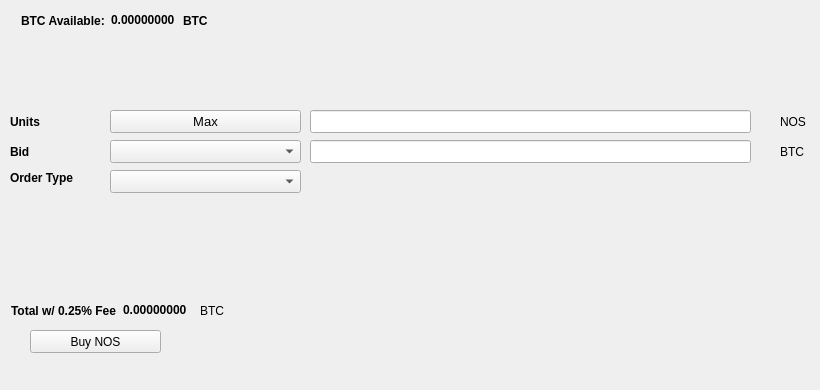
   <widget class="QWidget" name="BuyTab">
    <attribute name="title">
     <string>Buy</string>
    </attribute>
    <widget class="QPushButton" name="BuyNOS">
     <property name="geometry">
      <rect>
       <x>30</x>
       <y>330</y>
       <width>131</width>
       <height>23</height>
      </rect>
     </property>
     <property name="text">
      <string>Buy NOS</string>
     </property>
     <property name="icon">
      <iconset resource="../nos.qrc">
       <normaloff>:/icons/bitcoin</normaloff>:/icons/bitcoin</iconset>
     </property>
    </widget>
    <widget class="QLabel" name="label_3">
     <property name="geometry">
      <rect>
       <x>10</x>
       <y>110</y>
       <width>46</width>
       <height>23</height>
      </rect>
     </property>
     <property name="font">
      <font>
       <weight>75</weight>
       <bold>true</bold>
      </font>
     </property>
     <property name="text">
      <string>Units</string>
     </property>
    </widget>
    <widget class="QLineEdit" name="UnitsInput">
     <property name="geometry">
      <rect>
       <x>310</x>
       <y>110</y>
       <width>441</width>
       <height>23</height>
      </rect>
     </property>
     <property name="font">
      <font>
       <pointsize>9</pointsize>
       <weight>75</weight>
       <bold>true</bold>
      </font>
     </property>
    </widget>
    <widget class="QLineEdit" name="BuyBidPriceEdit">
     <property name="geometry">
      <rect>
       <x>310</x>
       <y>140</y>
       <width>441</width>
       <height>23</height>
      </rect>
     </property>
     <property name="font">
      <font>
       <pointsize>9</pointsize>
       <weight>75</weight>
       <bold>true</bold>
      </font>
     </property>
    </widget>
    <widget class="QLabel" name="label_4">
     <property name="geometry">
      <rect>
       <x>780</x>
       <y>110</y>
       <width>31</width>
       <height>23</height>
      </rect>
     </property>
     <property name="text">
      <string>NOS</string>
     </property>
    </widget>
    <widget class="QLabel" name="label_5">
     <property name="geometry">
      <rect>
       <x>780</x>
       <y>140</y>
       <width>31</width>
       <height>23</height>
      </rect>
     </property>
     <property name="text">
      <string>BTC</string>
     </property>
    </widget>
    <widget class="QLabel" name="label_6">
     <property name="geometry">
      <rect>
       <x>10</x>
       <y>140</y>
       <width>46</width>
       <height>23</height>
      </rect>
     </property>
     <property name="font">
      <font>
       <weight>75</weight>
       <bold>true</bold>
      </font>
     </property>
     <property name="text">
      <string>Bid</string>
     </property>
    </widget>
    <widget class="QLabel" name="label_7">
     <property name="geometry">
      <rect>
       <x>10</x>
       <y>170</y>
       <width>91</width>
       <height>16</height>
      </rect>
     </property>
     <property name="font">
      <font>
       <weight>75</weight>
       <bold>true</bold>
      </font>
     </property>
     <property name="text">
      <string>Order Type</string>
     </property>
    </widget>
    <widget class="QPushButton" name="Buy_Max_Amount">
     <property name="geometry">
      <rect>
       <x>110</x>
       <y>110</y>
       <width>191</width>
       <height>23</height>
      </rect>
     </property>
     <property name="font">
      <font>
       <pointsize>10</pointsize>
      </font>
     </property>
     <property name="text">
      <string>Max</string>
     </property>
    </widget>
    <widget class="QComboBox" name="BuyBidcomboBox">
     <property name="geometry">
      <rect>
       <x>110</x>
       <y>140</y>
       <width>191</width>
       <height>23</height>
      </rect>
     </property>
     <property name="font">
      <font>
       <pointsize>10</pointsize>
      </font>
     </property>
    </widget>
    <widget class="QComboBox" name="buyOrdertypeCombo">
     <property name="geometry">
      <rect>
       <x>110</x>
       <y>170</y>
       <width>191</width>
       <height>23</height>
      </rect>
     </property>
     <property name="font">
      <font>
       <pointsize>10</pointsize>
      </font>
     </property>
    </widget>
    <widget class="QWidget" name="layoutWidget1">
     <property name="geometry">
      <rect>
       <x>21</x>
       <y>11</y>
       <width>227</width>
       <height>19</height>
      </rect>
     </property>
     <layout class="QHBoxLayout" name="horizontalLayout_3">
      <item>
       <widget class="QLabel" name="label232">
        <property name="font">
         <font>
          <weight>75</weight>
          <bold>true</bold>
         </font>
        </property>
        <property name="text">
         <string>BTC Available:</string>
        </property>
       </widget>
      </item>
      <item>
       <widget class="QLabel" name="BtcAvailableLbl">
        <property name="palette">
         <palette>
          <active>
           <colorrole role="WindowText">
            <brush brushstyle="SolidPattern">
             <color alpha="255">
              <red>0</red>
              <green>0</green>
              <blue>0</blue>
             </color>
            </brush>
           </colorrole>
           <colorrole role="Button">
            <brush brushstyle="SolidPattern">
             <color alpha="255">
              <red>0</red>
              <green>170</green>
              <blue>0</blue>
             </color>
            </brush>
           </colorrole>
           <colorrole role="Light">
            <brush brushstyle="SolidPattern">
             <color alpha="255">
              <red>0</red>
              <green>255</green>
              <blue>0</blue>
             </color>
            </brush>
           </colorrole>
           <colorrole role="Midlight">
            <brush brushstyle="SolidPattern">
             <color alpha="255">
              <red>0</red>
              <green>212</green>
              <blue>0</blue>
             </color>
            </brush>
           </colorrole>
           <colorrole role="Dark">
            <brush brushstyle="SolidPattern">
             <color alpha="255">
              <red>0</red>
              <green>85</green>
              <blue>0</blue>
             </color>
            </brush>
           </colorrole>
           <colorrole role="Mid">
            <brush brushstyle="SolidPattern">
             <color alpha="255">
              <red>0</red>
              <green>113</green>
              <blue>0</blue>
             </color>
            </brush>
           </colorrole>
           <colorrole role="Text">
            <brush brushstyle="SolidPattern">
             <color alpha="255">
              <red>0</red>
              <green>170</green>
              <blue>0</blue>
             </color>
            </brush>
           </colorrole>
           <colorrole role="BrightText">
            <brush brushstyle="SolidPattern">
             <color alpha="255">
              <red>255</red>
              <green>255</green>
              <blue>255</blue>
             </color>
            </brush>
           </colorrole>
           <colorrole role="ButtonText">
            <brush brushstyle="SolidPattern">
             <color alpha="255">
              <red>0</red>
              <green>0</green>
              <blue>0</blue>
             </color>
            </brush>
           </colorrole>
           <colorrole role="Base">
            <brush brushstyle="SolidPattern">
             <color alpha="255">
              <red>255</red>
              <green>255</green>
              <blue>255</blue>
             </color>
            </brush>
           </colorrole>
           <colorrole role="Window">
            <brush brushstyle="SolidPattern">
             <color alpha="255">
              <red>0</red>
              <green>170</green>
              <blue>0</blue>
             </color>
            </brush>
           </colorrole>
           <colorrole role="Shadow">
            <brush brushstyle="SolidPattern">
             <color alpha="255">
              <red>0</red>
              <green>0</green>
              <blue>0</blue>
             </color>
            </brush>
           </colorrole>
           <colorrole role="AlternateBase">
            <brush brushstyle="SolidPattern">
             <color alpha="255">
              <red>127</red>
              <green>212</green>
              <blue>127</blue>
             </color>
            </brush>
           </colorrole>
           <colorrole role="ToolTipBase">
            <brush brushstyle="SolidPattern">
             <color alpha="255">
              <red>255</red>
              <green>255</green>
              <blue>220</blue>
             </color>
            </brush>
           </colorrole>
           <colorrole role="ToolTipText">
            <brush brushstyle="SolidPattern">
             <color alpha="255">
              <red>0</red>
              <green>0</green>
              <blue>0</blue>
             </color>
            </brush>
           </colorrole>
          </active>
          <inactive>
           <colorrole role="WindowText">
            <brush brushstyle="SolidPattern">
             <color alpha="255">
              <red>0</red>
              <green>0</green>
              <blue>0</blue>
             </color>
            </brush>
           </colorrole>
           <colorrole role="Button">
            <brush brushstyle="SolidPattern">
             <color alpha="255">
              <red>0</red>
              <green>170</green>
              <blue>0</blue>
             </color>
            </brush>
           </colorrole>
           <colorrole role="Light">
            <brush brushstyle="SolidPattern">
             <color alpha="255">
              <red>0</red>
              <green>255</green>
              <blue>0</blue>
             </color>
            </brush>
           </colorrole>
           <colorrole role="Midlight">
            <brush brushstyle="SolidPattern">
             <color alpha="255">
              <red>0</red>
              <green>212</green>
              <blue>0</blue>
             </color>
            </brush>
           </colorrole>
           <colorrole role="Dark">
            <brush brushstyle="SolidPattern">
             <color alpha="255">
              <red>0</red>
              <green>85</green>
              <blue>0</blue>
             </color>
            </brush>
           </colorrole>
           <colorrole role="Mid">
            <brush brushstyle="SolidPattern">
             <color alpha="255">
              <red>0</red>
              <green>113</green>
              <blue>0</blue>
             </color>
            </brush>
           </colorrole>
           <colorrole role="Text">
            <brush brushstyle="SolidPattern">
             <color alpha="255">
              <red>0</red>
              <green>170</green>
              <blue>0</blue>
             </color>
            </brush>
           </colorrole>
           <colorrole role="BrightText">
            <brush brushstyle="SolidPattern">
             <color alpha="255">
              <red>255</red>
              <green>255</green>
              <blue>255</blue>
             </color>
            </brush>
           </colorrole>
           <colorrole role="ButtonText">
            <brush brushstyle="SolidPattern">
             <color alpha="255">
              <red>0</red>
              <green>0</green>
              <blue>0</blue>
             </color>
            </brush>
           </colorrole>
           <colorrole role="Base">
            <brush brushstyle="SolidPattern">
             <color alpha="255">
              <red>255</red>
              <green>255</green>
              <blue>255</blue>
             </color>
            </brush>
           </colorrole>
           <colorrole role="Window">
            <brush brushstyle="SolidPattern">
             <color alpha="255">
              <red>0</red>
              <green>170</green>
              <blue>0</blue>
             </color>
            </brush>
           </colorrole>
           <colorrole role="Shadow">
            <brush brushstyle="SolidPattern">
             <color alpha="255">
              <red>0</red>
              <green>0</green>
              <blue>0</blue>
             </color>
            </brush>
           </colorrole>
           <colorrole role="AlternateBase">
            <brush brushstyle="SolidPattern">
             <color alpha="255">
              <red>127</red>
              <green>212</green>
              <blue>127</blue>
             </color>
            </brush>
           </colorrole>
           <colorrole role="ToolTipBase">
            <brush brushstyle="SolidPattern">
             <color alpha="255">
              <red>255</red>
              <green>255</green>
              <blue>220</blue>
             </color>
            </brush>
           </colorrole>
           <colorrole role="ToolTipText">
            <brush brushstyle="SolidPattern">
             <color alpha="255">
              <red>0</red>
              <green>0</green>
              <blue>0</blue>
             </color>
            </brush>
           </colorrole>
          </inactive>
          <disabled>
           <colorrole role="WindowText">
            <brush brushstyle="SolidPattern">
             <color alpha="255">
              <red>0</red>
              <green>85</green>
              <blue>0</blue>
             </color>
            </brush>
           </colorrole>
           <colorrole role="Button">
            <brush brushstyle="SolidPattern">
             <color alpha="255">
              <red>0</red>
              <green>170</green>
              <blue>0</blue>
             </color>
            </brush>
           </colorrole>
           <colorrole role="Light">
            <brush brushstyle="SolidPattern">
             <color alpha="255">
              <red>0</red>
              <green>255</green>
              <blue>0</blue>
             </color>
            </brush>
           </colorrole>
           <colorrole role="Midlight">
            <brush brushstyle="SolidPattern">
             <color alpha="255">
              <red>0</red>
              <green>212</green>
              <blue>0</blue>
             </color>
            </brush>
           </colorrole>
           <colorrole role="Dark">
            <brush brushstyle="SolidPattern">
             <color alpha="255">
              <red>0</red>
              <green>85</green>
              <blue>0</blue>
             </color>
            </brush>
           </colorrole>
           <colorrole role="Mid">
            <brush brushstyle="SolidPattern">
             <color alpha="255">
              <red>0</red>
              <green>113</green>
              <blue>0</blue>
             </color>
            </brush>
           </colorrole>
           <colorrole role="Text">
            <brush brushstyle="SolidPattern">
             <color alpha="255">
              <red>0</red>
              <green>85</green>
              <blue>0</blue>
             </color>
            </brush>
           </colorrole>
           <colorrole role="BrightText">
            <brush brushstyle="SolidPattern">
             <color alpha="255">
              <red>255</red>
              <green>255</green>
              <blue>255</blue>
             </color>
            </brush>
           </colorrole>
           <colorrole role="ButtonText">
            <brush brushstyle="SolidPattern">
             <color alpha="255">
              <red>0</red>
              <green>85</green>
              <blue>0</blue>
             </color>
            </brush>
           </colorrole>
           <colorrole role="Base">
            <brush brushstyle="SolidPattern">
             <color alpha="255">
              <red>0</red>
              <green>170</green>
              <blue>0</blue>
             </color>
            </brush>
           </colorrole>
           <colorrole role="Window">
            <brush brushstyle="SolidPattern">
             <color alpha="255">
              <red>0</red>
              <green>170</green>
              <blue>0</blue>
             </color>
            </brush>
           </colorrole>
           <colorrole role="Shadow">
            <brush brushstyle="SolidPattern">
             <color alpha="255">
              <red>0</red>
              <green>0</green>
              <blue>0</blue>
             </color>
            </brush>
           </colorrole>
           <colorrole role="AlternateBase">
            <brush brushstyle="SolidPattern">
             <color alpha="255">
              <red>0</red>
              <green>170</green>
              <blue>0</blue>
             </color>
            </brush>
           </colorrole>
           <colorrole role="ToolTipBase">
            <brush brushstyle="SolidPattern">
             <color alpha="255">
              <red>255</red>
              <green>255</green>
              <blue>220</blue>
             </color>
            </brush>
           </colorrole>
           <colorrole role="ToolTipText">
            <brush brushstyle="SolidPattern">
             <color alpha="255">
              <red>0</red>
              <green>0</green>
              <blue>0</blue>
             </color>
            </brush>
           </colorrole>
          </disabled>
         </palette>
        </property>
        <property name="font">
         <font>
          <weight>75</weight>
          <bold>true</bold>
         </font>
        </property>
        <property name="text">
         <string>0.00000000</string>
        </property>
        <property name="textInteractionFlags">
         <set>Qt::LinksAccessibleByMouse|Qt::TextSelectableByKeyboard|Qt::TextSelectableByMouse</set>
        </property>
       </widget>
      </item>
      <item>
       <widget class="QLabel" name="BtcAvailableLbl_2">
        <property name="font">
         <font>
          <weight>75</weight>
          <bold>true</bold>
         </font>
        </property>
        <property name="text">
         <string>BTC</string>
        </property>
       </widget>
      </item>
     </layout>
    </widget>
    <widget class="QWidget" name="layoutWidge2">
     <property name="geometry">
      <rect>
       <x>11</x>
       <y>301</y>
       <width>259</width>
       <height>19</height>
      </rect>
     </property>
     <layout class="QHBoxLayout" name="horizontalLayout_4">
      <item>
       <widget class="QLabel" name="label_9">
        <property name="font">
         <font>
          <weight>75</weight>
          <bold>true</bold>
         </font>
        </property>
        <property name="text">
         <string>Total w/ 0.25% Fee</string>
        </property>
       </widget>
      </item>
      <item>
       <widget class="QLabel" name="BuyCostLabel">
        <property name="palette">
         <palette>
          <active>
           <colorrole role="WindowText">
            <brush brushstyle="SolidPattern">
             <color alpha="255">
              <red>0</red>
              <green>0</green>
              <blue>0</blue>
             </color>
            </brush>
           </colorrole>
           <colorrole role="Button">
            <brush brushstyle="SolidPattern">
             <color alpha="255">
              <red>0</red>
              <green>170</green>
              <blue>0</blue>
             </color>
            </brush>
           </colorrole>
           <colorrole role="Light">
            <brush brushstyle="SolidPattern">
             <color alpha="255">
              <red>0</red>
              <green>255</green>
              <blue>0</blue>
             </color>
            </brush>
           </colorrole>
           <colorrole role="Midlight">
            <brush brushstyle="SolidPattern">
             <color alpha="255">
              <red>0</red>
              <green>212</green>
              <blue>0</blue>
             </color>
            </brush>
           </colorrole>
           <colorrole role="Dark">
            <brush brushstyle="SolidPattern">
             <color alpha="255">
              <red>0</red>
              <green>85</green>
              <blue>0</blue>
             </color>
            </brush>
           </colorrole>
           <colorrole role="Mid">
            <brush brushstyle="SolidPattern">
             <color alpha="255">
              <red>0</red>
              <green>113</green>
              <blue>0</blue>
             </color>
            </brush>
           </colorrole>
           <colorrole role="Text">
            <brush brushstyle="SolidPattern">
             <color alpha="255">
              <red>0</red>
              <green>170</green>
              <blue>0</blue>
             </color>
            </brush>
           </colorrole>
           <colorrole role="BrightText">
            <brush brushstyle="SolidPattern">
             <color alpha="255">
              <red>255</red>
              <green>255</green>
              <blue>255</blue>
             </color>
            </brush>
           </colorrole>
           <colorrole role="ButtonText">
            <brush brushstyle="SolidPattern">
             <color alpha="255">
              <red>0</red>
              <green>0</green>
              <blue>0</blue>
             </color>
            </brush>
           </colorrole>
           <colorrole role="Base">
            <brush brushstyle="SolidPattern">
             <color alpha="255">
              <red>255</red>
              <green>255</green>
              <blue>255</blue>
             </color>
            </brush>
           </colorrole>
           <colorrole role="Window">
            <brush brushstyle="SolidPattern">
             <color alpha="255">
              <red>0</red>
              <green>170</green>
              <blue>0</blue>
             </color>
            </brush>
           </colorrole>
           <colorrole role="Shadow">
            <brush brushstyle="SolidPattern">
             <color alpha="255">
              <red>0</red>
              <green>0</green>
              <blue>0</blue>
             </color>
            </brush>
           </colorrole>
           <colorrole role="AlternateBase">
            <brush brushstyle="SolidPattern">
             <color alpha="255">
              <red>127</red>
              <green>212</green>
              <blue>127</blue>
             </color>
            </brush>
           </colorrole>
           <colorrole role="ToolTipBase">
            <brush brushstyle="SolidPattern">
             <color alpha="255">
              <red>255</red>
              <green>255</green>
              <blue>220</blue>
             </color>
            </brush>
           </colorrole>
           <colorrole role="ToolTipText">
            <brush brushstyle="SolidPattern">
             <color alpha="255">
              <red>0</red>
              <green>0</green>
              <blue>0</blue>
             </color>
            </brush>
           </colorrole>
          </active>
          <inactive>
           <colorrole role="WindowText">
            <brush brushstyle="SolidPattern">
             <color alpha="255">
              <red>0</red>
              <green>0</green>
              <blue>0</blue>
             </color>
            </brush>
           </colorrole>
           <colorrole role="Button">
            <brush brushstyle="SolidPattern">
             <color alpha="255">
              <red>0</red>
              <green>170</green>
              <blue>0</blue>
             </color>
            </brush>
           </colorrole>
           <colorrole role="Light">
            <brush brushstyle="SolidPattern">
             <color alpha="255">
              <red>0</red>
              <green>255</green>
              <blue>0</blue>
             </color>
            </brush>
           </colorrole>
           <colorrole role="Midlight">
            <brush brushstyle="SolidPattern">
             <color alpha="255">
              <red>0</red>
              <green>212</green>
              <blue>0</blue>
             </color>
            </brush>
           </colorrole>
           <colorrole role="Dark">
            <brush brushstyle="SolidPattern">
             <color alpha="255">
              <red>0</red>
              <green>85</green>
              <blue>0</blue>
             </color>
            </brush>
           </colorrole>
           <colorrole role="Mid">
            <brush brushstyle="SolidPattern">
             <color alpha="255">
              <red>0</red>
              <green>113</green>
              <blue>0</blue>
             </color>
            </brush>
           </colorrole>
           <colorrole role="Text">
            <brush brushstyle="SolidPattern">
             <color alpha="255">
              <red>0</red>
              <green>170</green>
              <blue>0</blue>
             </color>
            </brush>
           </colorrole>
           <colorrole role="BrightText">
            <brush brushstyle="SolidPattern">
             <color alpha="255">
              <red>255</red>
              <green>255</green>
              <blue>255</blue>
             </color>
            </brush>
           </colorrole>
           <colorrole role="ButtonText">
            <brush brushstyle="SolidPattern">
             <color alpha="255">
              <red>0</red>
              <green>0</green>
              <blue>0</blue>
             </color>
            </brush>
           </colorrole>
           <colorrole role="Base">
            <brush brushstyle="SolidPattern">
             <color alpha="255">
              <red>255</red>
              <green>255</green>
              <blue>255</blue>
             </color>
            </brush>
           </colorrole>
           <colorrole role="Window">
            <brush brushstyle="SolidPattern">
             <color alpha="255">
              <red>0</red>
              <green>170</green>
              <blue>0</blue>
             </color>
            </brush>
           </colorrole>
           <colorrole role="Shadow">
            <brush brushstyle="SolidPattern">
             <color alpha="255">
              <red>0</red>
              <green>0</green>
              <blue>0</blue>
             </color>
            </brush>
           </colorrole>
           <colorrole role="AlternateBase">
            <brush brushstyle="SolidPattern">
             <color alpha="255">
              <red>127</red>
              <green>212</green>
              <blue>127</blue>
             </color>
            </brush>
           </colorrole>
           <colorrole role="ToolTipBase">
            <brush brushstyle="SolidPattern">
             <color alpha="255">
              <red>255</red>
              <green>255</green>
              <blue>220</blue>
             </color>
            </brush>
           </colorrole>
           <colorrole role="ToolTipText">
            <brush brushstyle="SolidPattern">
             <color alpha="255">
              <red>0</red>
              <green>0</green>
              <blue>0</blue>
             </color>
            </brush>
           </colorrole>
          </inactive>
          <disabled>
           <colorrole role="WindowText">
            <brush brushstyle="SolidPattern">
             <color alpha="255">
              <red>0</red>
              <green>85</green>
              <blue>0</blue>
             </color>
            </brush>
           </colorrole>
           <colorrole role="Button">
            <brush brushstyle="SolidPattern">
             <color alpha="255">
              <red>0</red>
              <green>170</green>
              <blue>0</blue>
             </color>
            </brush>
           </colorrole>
           <colorrole role="Light">
            <brush brushstyle="SolidPattern">
             <color alpha="255">
              <red>0</red>
              <green>255</green>
              <blue>0</blue>
             </color>
            </brush>
           </colorrole>
           <colorrole role="Midlight">
            <brush brushstyle="SolidPattern">
             <color alpha="255">
              <red>0</red>
              <green>212</green>
              <blue>0</blue>
             </color>
            </brush>
           </colorrole>
           <colorrole role="Dark">
            <brush brushstyle="SolidPattern">
             <color alpha="255">
              <red>0</red>
              <green>85</green>
              <blue>0</blue>
             </color>
            </brush>
           </colorrole>
           <colorrole role="Mid">
            <brush brushstyle="SolidPattern">
             <color alpha="255">
              <red>0</red>
              <green>113</green>
              <blue>0</blue>
             </color>
            </brush>
           </colorrole>
           <colorrole role="Text">
            <brush brushstyle="SolidPattern">
             <color alpha="255">
              <red>0</red>
              <green>85</green>
              <blue>0</blue>
             </color>
            </brush>
           </colorrole>
           <colorrole role="BrightText">
            <brush brushstyle="SolidPattern">
             <color alpha="255">
              <red>255</red>
              <green>255</green>
              <blue>255</blue>
             </color>
            </brush>
           </colorrole>
           <colorrole role="ButtonText">
            <brush brushstyle="SolidPattern">
             <color alpha="255">
              <red>0</red>
              <green>85</green>
              <blue>0</blue>
             </color>
            </brush>
           </colorrole>
           <colorrole role="Base">
            <brush brushstyle="SolidPattern">
             <color alpha="255">
              <red>0</red>
              <green>170</green>
              <blue>0</blue>
             </color>
            </brush>
           </colorrole>
           <colorrole role="Window">
            <brush brushstyle="SolidPattern">
             <color alpha="255">
              <red>0</red>
              <green>170</green>
              <blue>0</blue>
             </color>
            </brush>
           </colorrole>
           <colorrole role="Shadow">
            <brush brushstyle="SolidPattern">
             <color alpha="255">
              <red>0</red>
              <green>0</green>
              <blue>0</blue>
             </color>
            </brush>
           </colorrole>
           <colorrole role="AlternateBase">
            <brush brushstyle="SolidPattern">
             <color alpha="255">
              <red>0</red>
              <green>170</green>
              <blue>0</blue>
             </color>
            </brush>
           </colorrole>
           <colorrole role="ToolTipBase">
            <brush brushstyle="SolidPattern">
             <color alpha="255">
              <red>255</red>
              <green>255</green>
              <blue>220</blue>
             </color>
            </brush>
           </colorrole>
           <colorrole role="ToolTipText">
            <brush brushstyle="SolidPattern">
             <color alpha="255">
              <red>0</red>
              <green>0</green>
              <blue>0</blue>
             </color>
            </brush>
           </colorrole>
          </disabled>
         </palette>
        </property>
        <property name="font">
         <font>
          <weight>75</weight>
          <bold>true</bold>
         </font>
        </property>
        <property name="autoFillBackground">
         <bool>false</bool>
        </property>
        <property name="text">
         <string>0.00000000</string>
        </property>
        <property name="textInteractionFlags">
         <set>Qt::LinksAccessibleByMouse|Qt::TextSelectableByMouse</set>
        </property>
       </widget>
      </item>
      <item>
       <widget class="QLabel" name="label_10">
        <property name="font">
         <font>
          <weight>50</weight>
          <bold>false</bold>
         </font>
        </property>
        <property name="text">
         <string>BTC</string>
        </property>
       </widget>
      </item>
     </layout>
    </widget>
    <widget class="QLabel" name="label_24">
     <property name="geometry">
      <rect>
       <x>460</x>
       <y>300</y>
       <width>281</width>
       <height>81</height>
      </rect>
     </property>
     <property name="text">
      <string/>
     </property>
     <property name="pixmap">
      <pixmap>:/images/bittrex</pixmap>
     </property>
    </widget>
   </widget>
